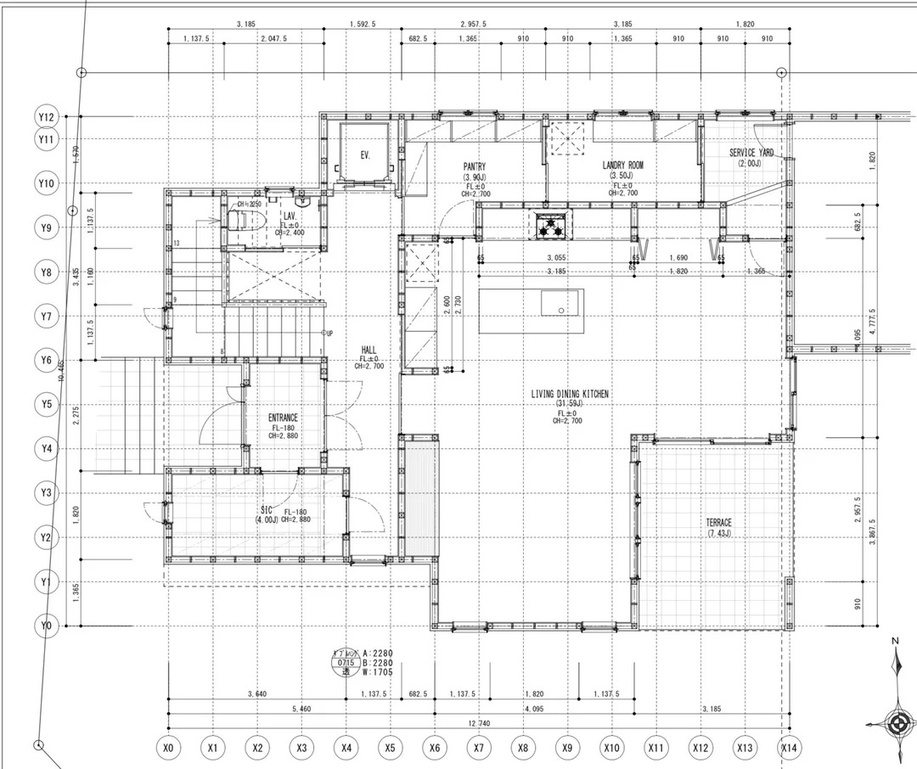
#> input picture floor_plan.jpg, 917 x 769 px, shrunk from 1080 x 906 before the run
$ python -i wall_detection.py   (imports and definitions only)
#> lines starting #> are read from the running program, lines starting #| are printed output that depends on the picture; after the words box and inside, x2 and y2 are one past the last pixel; in counts of white or black regions, pixels touching at a corner belong together
#> further down, picture is the input picture: shape (769, 917); min 0, max 255, mean 242
import cv2
import numpy as np
from inference_sdk import InferenceHTTPClient, InferenceConfiguration
from dotenv import load_dotenv
import os
# Load environment variables from .env
# [1 line not run here, left out]

# Access the variables
api_key = os.getenv("API_KEY")
def _estimate_wall_thickness(binary_image):
    """
    Estimate the wall thickness from the binary image.

    Args:
        binary_image (numpy.ndarray): Binary image of the floor plan

    Returns:
        int: Estimated wall thickness in pixels
    """
    # Create a distance transform
    dist_transform = cv2.distanceTransform(binary_image, cv2.DIST_L2, 5)
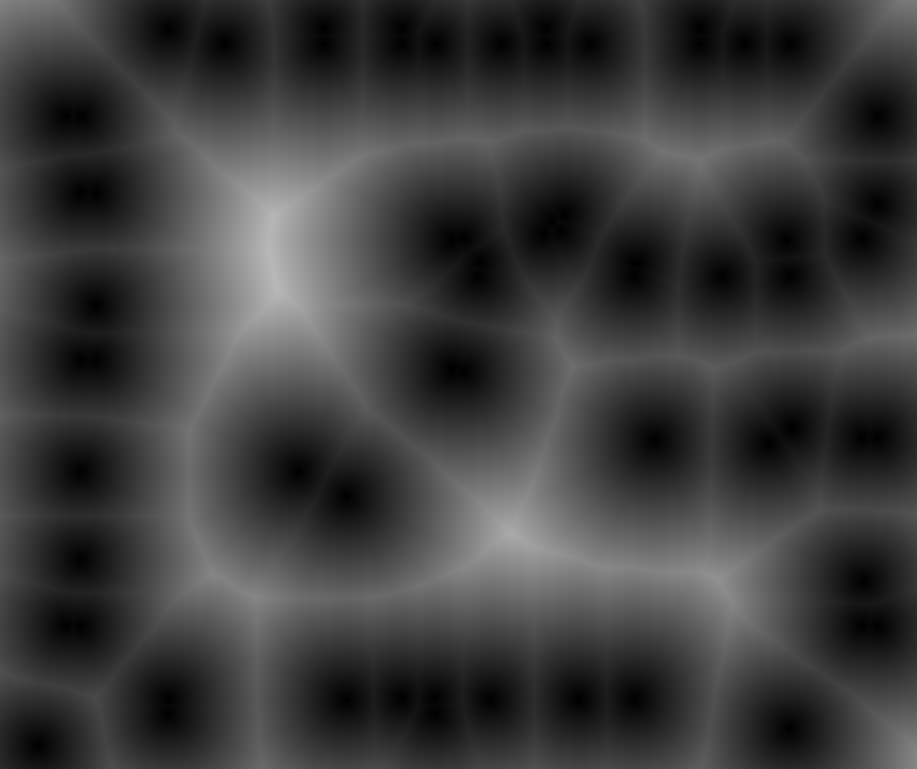
#> dist_transform: shape (769, 917) float32; min 0, max 184.3, mean 61.7

    # Find local maxima of the distance transform
    kernel = np.ones((5, 5), np.uint8)
    locmax = cv2.dilate(dist_transform, kernel)
    mask = cv2.compare(dist_transform, locmax, cv2.CMP_EQ)
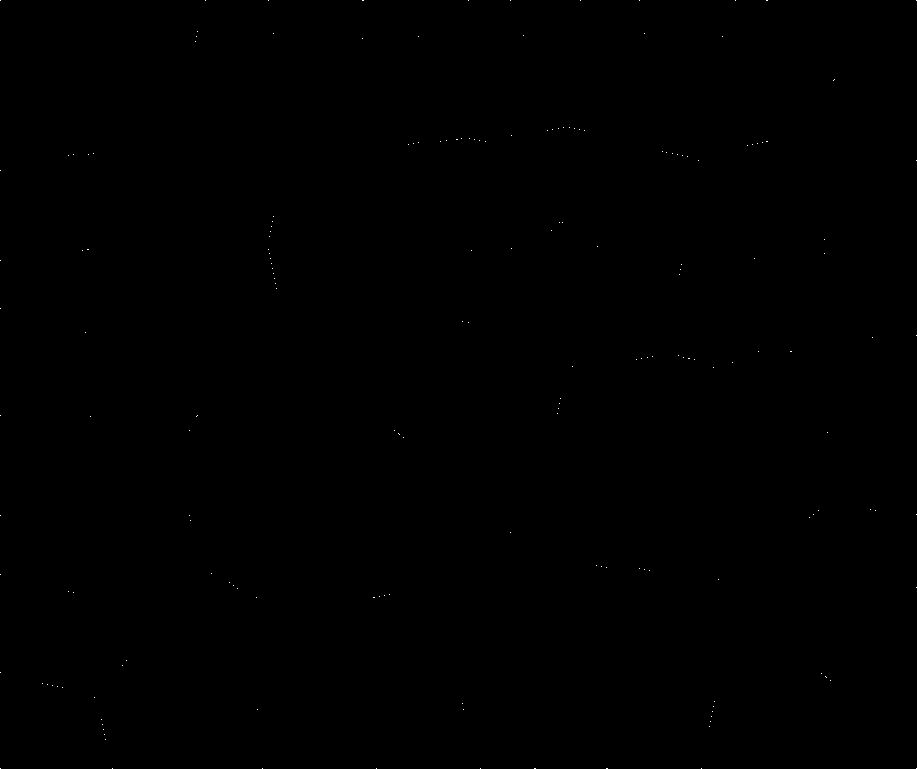
#> mask: shape (769, 917); 0.03% white in thin lines or dots

    # Get the non-zero values (potential wall thicknesses)
    points = cv2.findNonZero(mask)
#> points = contour of 198 points, box (x1, y1, x2, y2) (0, 0, 917, 769), area 16206
    if points is None or len(points) < 10:
        return 5  # Default thickness if detection fails

    # Get the distance values at these points
    thicknesses = [dist_transform[y, x] for x, y in points[:, 0]]
#> thicknesses = 198 values, max 184.3 at index 89, min 8.2 at index 66, mean 86.91

    # Use the most common thickness value
    hist, bins = np.histogram(thicknesses, bins=20)
#> hist = 20 values, max 28 at index 8, min 0 at index 16, mean 9.9; bins = 21 values from 8.2 to 184.3
    most_common_thickness = bins[np.argmax(hist)] * 2  # Multiply by 2 as distance transform gives half-thickness
#> most_common_thickness = 157.3

    return max(3, int(most_common_thickness))

# [138 lines of commented-out code are left out]
# [75 lines left out: function detect_walls, not called in this run]
# [670 lines of commented-out code are left out]

>>> import cv2
>>> picture = cv2.imread('../../floor_plan.jpg', cv2.IMREAD_GRAYSCALE)
>>> result = _estimate_wall_thickness(picture)
#> result = 157
